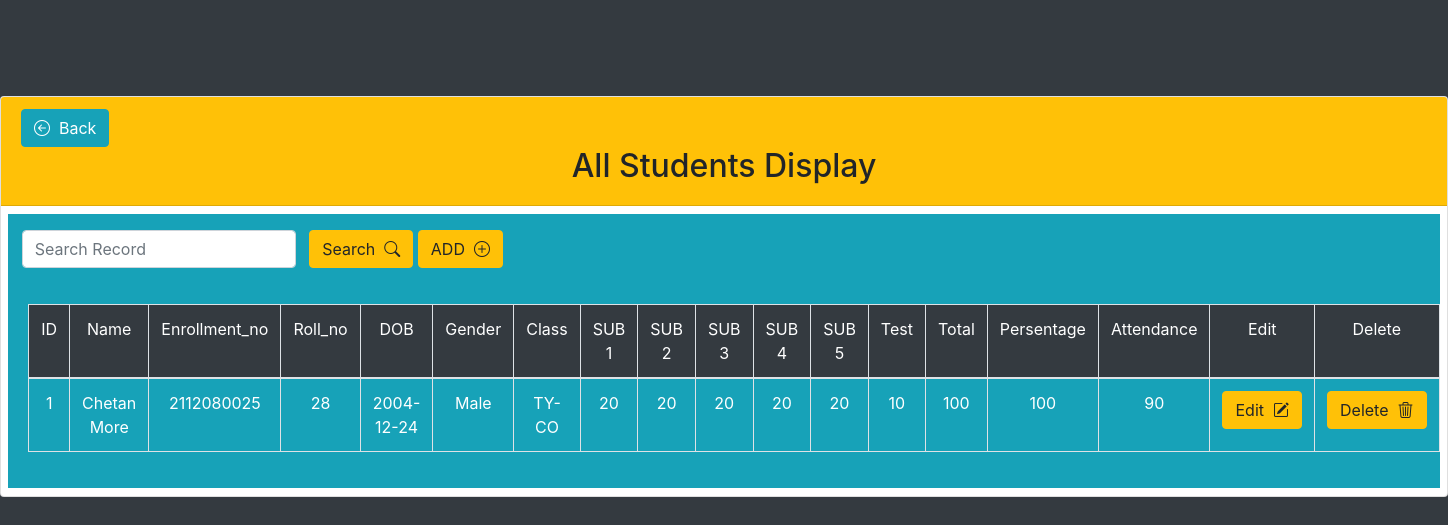
Screenshot of /Teacher/Student_Info/Search.php (signed in) with the database file from the repository.
### tables this page shows
CREATE TABLE `student` (
  `id` int(11) NOT NULL,
  `UName` text NOT NULL,
  `Enrollment_no` varchar(10) NOT NULL,
  `Email` varchar(50) NOT NULL,
  `UPassword` text NOT NULL,
  `Roll_no` int(3) NOT NULL,
  `DOB` text NOT NULL,
  `Gender` text NOT NULL,
  `Class` text NOT NULL,
  `SUB1` int(3) NOT NULL,
  `SUB2` int(3) NOT NULL,
  `SUB3` int(3) NOT NULL,
  `SUB4` int(3) NOT NULL,
  `SUB5` int(3) NOT NULL,
  `Test` int(3) NOT NULL,
  `Total` int(11) NOT NULL,
  `Persantage` float NOT NULL,
  `Attendance` int(11) NOT NULL,
  `code` int(11) NOT NULL,
  `Registor_Date` timestamp NOT NULL DEFAULT current_timestamp() ON UPDATE current_timestamp()
);

### Teacher/Student_Info/Search.php (the view, shortened to what this page needs)
<!DOCTYPE html>
<html lang="en">
<head>
    <link rel="stylesheet" href="https://cdn.jsdelivr.net/npm/bootstrap-icons@1.11.3/font/bootstrap-icons.min.css">
    <link rel="stylesheet" href="https://cdn.jsdelivr.net/npm/bootstrap@4.4.1/dist/css/bootstrap.min.css"
>
</head>
<body class="bg-dark">
<div>
    <div class="mw-100" alt="Max-width 100%">
        <div class="row mt-5">
          <div class="col">
            <div class="card mt-5">
              <div class="card-header bg-warning">
              <a href="https://deptxpert.com/DeptXPert/Teacher/Teacher.php" class="btn btn-info profile-button " type="button"><i class="bi bi-arrow-left-circle"></i>&nbsp;&nbsp;Back</a>
                <h2 class="display-6 text-center">All Students Display</h2>
              </div>
              <form action="Search.php" method="post" class="form-inline my-2" alt="Max-width 100%" >
              <div class="mx-auto bg-info" style="width:99%;">&nbsp;&nbsp;
                        <input type="text" class="form-control" name="searchvalue" placeholder="Search Record" required>&nbsp;&nbsp;
                        <button class="btn btn-warning my-3" type="submit">Search&nbsp;&nbsp;<i class="bi bi-search"></i></button>
                        <a href="Student_data_insert.php"class="btn btn-warning my-3" type="button">ADD&nbsp;&nbsp;<i class="bi bi-plus-circle"></i></a>
                </form>
                <div class="card-body bg-info">
                    <table class="table table-bordered text-center text-white">
                        <tr class="bg-dark text-white">
                            <td>ID</td>
                            <td>Name</td>
                            <td>Enrollment_no</td>
                            <td>Roll_no</td>
                            <td>DOB</td>
                            <td>Gender</td>
                            <td>Class</td>
                            <td>SUB 1</td>
                            <td>SUB 2</td>
                            <td>SUB 3</td>
                            <td>SUB 4</td>
                            <td>SUB 5</td>
                            <td>Test</td>
                            <td>Total</td>
                            <td>Persentage</td>
                            <td>Attendance</td>
                            <td>Edit</td>
                            <td>Delete</td>
                        </tr>
                        <tbody>
                        <?php
                            include("connection.php");
                            $Name=$_POST['searchvalue'];
                            $sql="SELECT * FROM student WHERE UName LIKE '%$Name%'";
                            $result=mysqli_query($con,$sql);
                            if ($result->num_rows > 0) {
                                while($row = mysqli_fetch_assoc($result))
                                {
                                ?>
                                <tr>
                                    <td><?php echo $row['id']; ?></td>
                                    <td><?php echo $row['UName']; ?></td>
                                    <td><?php echo $row['Enrollment_no']; ?></td>
                                    <td><?php echo $row['Roll_no']; ?></td>
                                    <td><?php echo $row['DOB']; ?></td>
                                    <td><?php echo $row['Gender']; ?></td>
                                    <td><?php echo $row['Class']; ?></td>
                                    <td><?php echo $row['SUB1']; ?></td>
                                    <td><?php echo $row['SUB2']; ?></td>
                                    <td><?php echo $row['SUB3']; ?></td>
                                    <td><?php echo $row['SUB4']; ?></td>
                                    <td><?php echo $row['SUB5']; ?></td>
                                    <td><?php echo $row['Test']; ?></td>
                                    <td><?php echo $row['Total']; ?></td>
                                    <td><?php echo $row['Persantage'];?></td>
                                    <td><?php echo $row['Attendance']; ?></td>
                                    <td><a href="Student_Update.php?id=<?php echo $row['id']; ?>" class="btn btn-warning">Edit&nbsp;&nbsp;<i class="bi bi-pencil-square"></i></a></td>
                                    <td><a href="del.php?id=<?php echo $row['id']; ?>" class="btn btn-warning" onclick="return confirm('Do you want Delete this record ?');">Delete&nbsp;&nbsp;<i class="bi bi-trash3"></i></a></td>
                                </tr>
                                <?php
                                }
                            } else {
                                ?>
                                <tr>
                                    <td colspan="18">No files uploaded yet.</td>
                                </tr>
                                <?php
                            }
                            ?>
                        </tbody>
                    </table>
                </div>
            </div>
        </div>
    </div>
</div>
</body>
</html>

### rows the page displays
student: id "1", UName "Chetan More", Enrollment_no "2112080025", Roll_no "28", DOB "2004-12-24", Gender "Male", Class "TY-CO", SUB1 "20", SUB2 "20", SUB3 "20", SUB4 "20", SUB5 "20", Test "10", Total "100", Persantage "100", Attendance "90"
